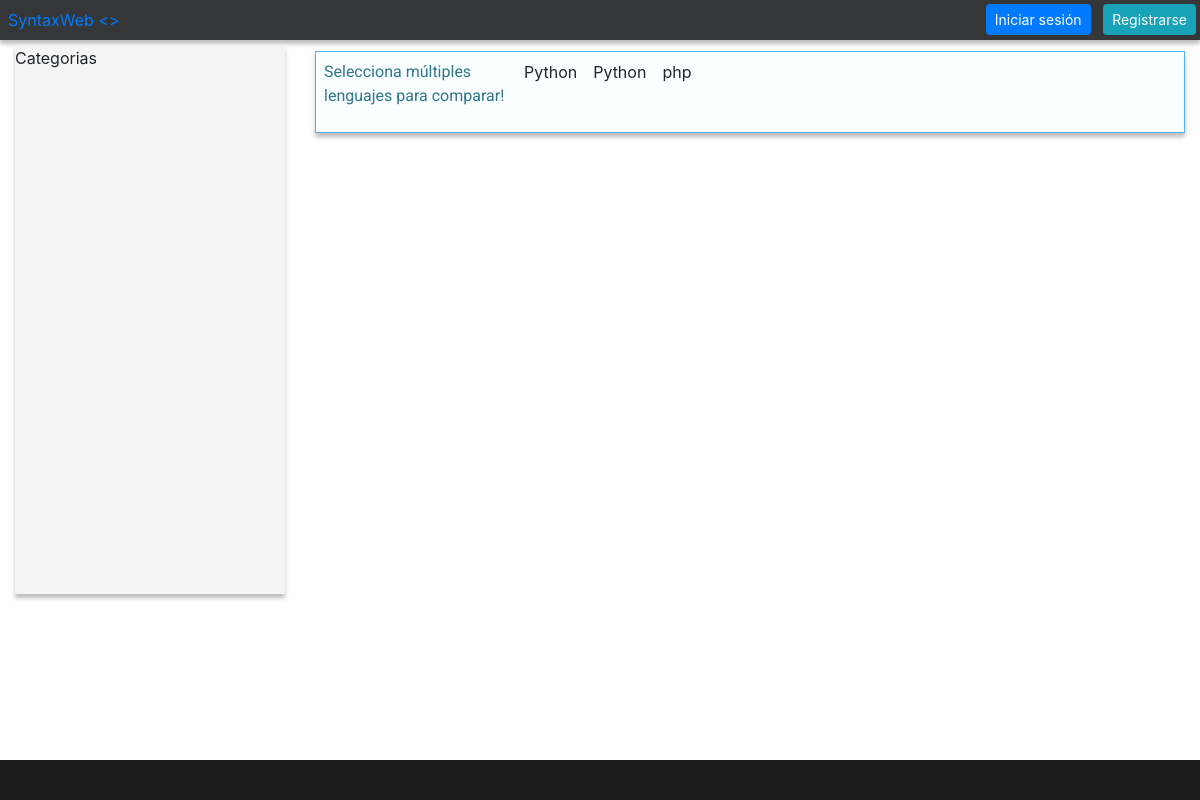
Before: / with the older database file.
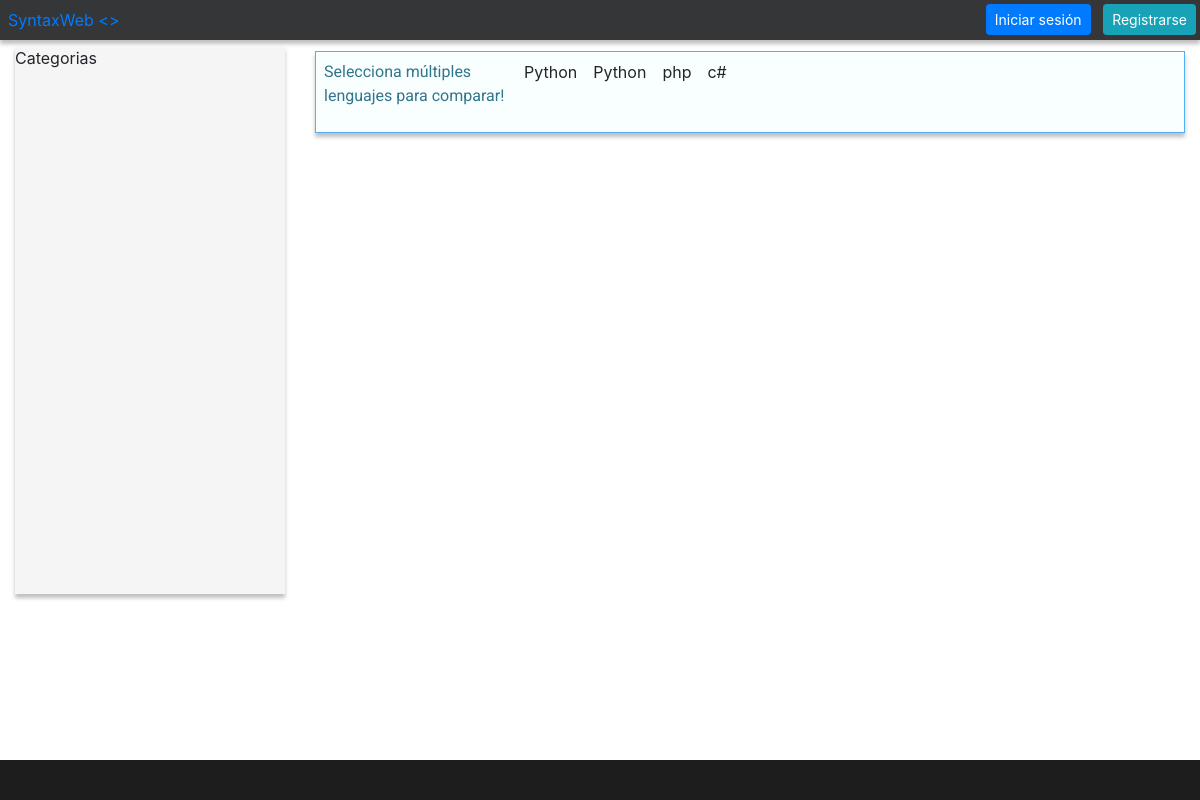
After: the same page with the newer database file.
### home/models.py (models this page shows, shortened)
class Language(models.Model):
    name = models.CharField(max_length=100,verbose_name="Nombre")
    created = models.DateTimeField(auto_now_add=True, verbose_name="Fecha de creación")

### home/views.py (the view)
# urls.py: path('',views.home,name='web-home'),
def home(request):
    posts =SyntaxPost.objects.all()
    languages = Language.objects.all()
    context = {
        'posts':posts,
        'languages':languages,
    }
    return render(request,'home/home.html',context)

### home/templates/home/home.html (shortened to what this page needs)
{% extends "home/base.html" %}
{% block content %}
    <div class="row">
        <div class="col-sm-3 ">
            <div class="d-flex flex-row flex-column color1">
                <div class="nav-category box-shadow">Categorias</div>
            </div>
        </div>
        <div class="col-sm ">
            <div class="d-flex flex-row flex-wrap lang-select box-shadow">
                <div class="p-2 lang-text">
                        <p class="align-middle">Selecciona múltiples lenguajes para comparar!</p>
                </div>
                {% for lang in languages %}
                    <div class="p-2">
                        {{ lang.name }}
                    </div>
                {% endfor %}
            </div>
        </div>
    </div>
{% endblock content %}

Changed rows visible on the page:
added Language: name "c#"
